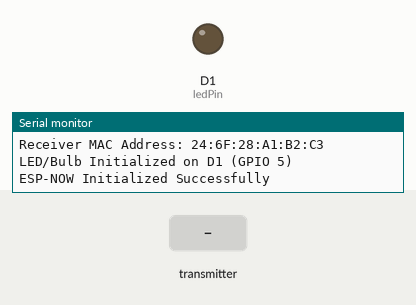
This sketch was run on a simulated ESP8266 (NodeMCU). Shown: output pins drawn as LEDs (lit = HIGH), the last lines printed to the serial monitor. The inputs (shaded band) are chosen by the test bench.

Above: at 2.2 s.
2.3 s: the transmitter starts sending touchState = 1
At 3.5 s:
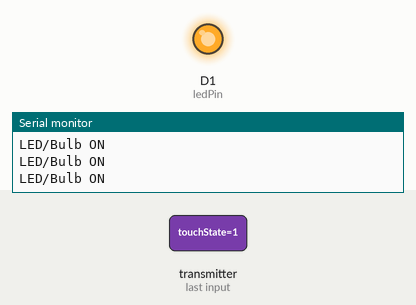
3.8 s: the transmitter starts sending touchState = 0
At 4.7 s:
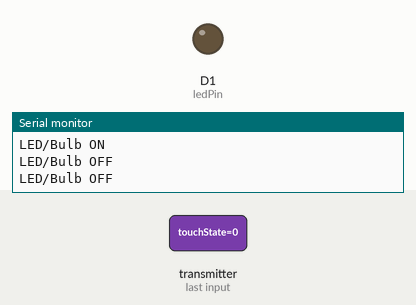
Timing chart, 0 to 6.8 s (numbered marks = the images above; inputs shaded):
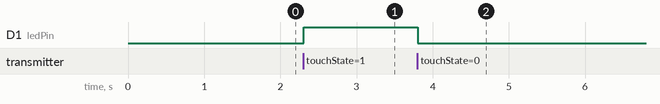

The sketch:

sketch_jun2a.ino
```cpp
#include <ESP8266WiFi.h>
#include <espnow.h>

const int ledPin = 5; // D1 (GPIO 5) for LED/bulb
bool isRelay = false; // Set to true for active-low relay

// Data structure to receive
typedef struct {
  int touchState;
} Message;

Message msg;

// Callback for received data
void onDataRecv(uint8_t *mac, uint8_t *data, uint8_t len) {
  memcpy(&msg, data, sizeof(msg));
  // Set LED/bulb state (invert for active-low relay)
  digitalWrite(ledPin, isRelay ? !msg.touchState : msg.touchState);
  Serial.println(msg.touchState == HIGH ? "LED/Bulb ON" : "LED/Bulb OFF");
}

void setup() {
  Serial.begin(115200);
  delay(1000);
  Serial.println("\n\nStarting LED NodeMCU (Receiver)");
  Serial.print("Receiver MAC Address: ");
  Serial.println(WiFi.macAddress());

  pinMode(ledPin, OUTPUT);
  digitalWrite(ledPin, isRelay ? HIGH : LOW); // Initial state (HIGH for active-low relay)
  Serial.println("LED/Bulb Initialized on D1 (GPIO 5)");

  // Initialize ESP-NOW
  WiFi.mode(WIFI_STA);
  WiFi.disconnect(); // Ensure no Wi-Fi interference
  if (esp_now_init() != 0) {
    Serial.println("ESP-NOW Initialization Failed");
    delay(2000);
    ESP.restart();
  }

  // Set role and register callback
  esp_now_set_self_role(ESP_NOW_ROLE_SLAVE);
  esp_now_register_recv_cb(onDataRecv);

  Serial.println("ESP-NOW Initialized Successfully");
}

void loop() {
  delay(100); // Keep loop running
}
```

Measured:
- after the input at 2.3 s, D1 (ledPin): LOW → HIGH at once
- after the input at 3.8 s, D1 (ledPin): HIGH → LOW at once
